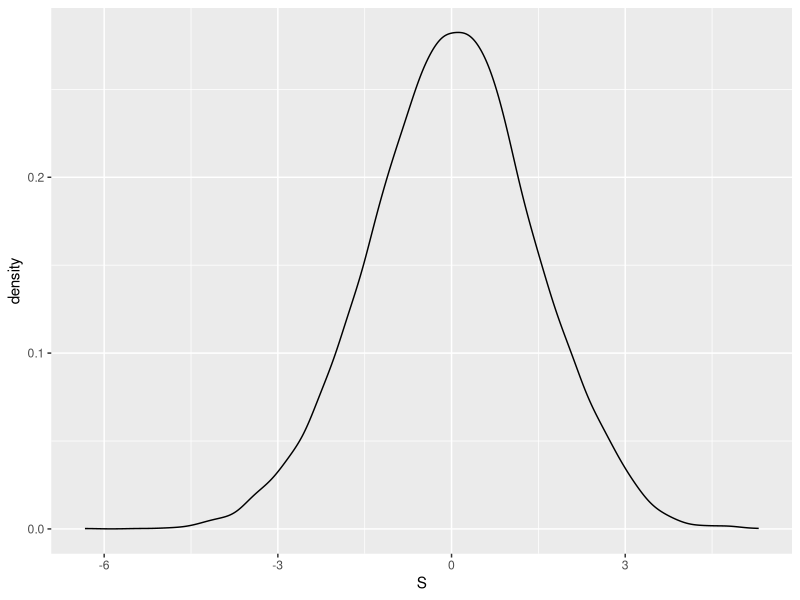
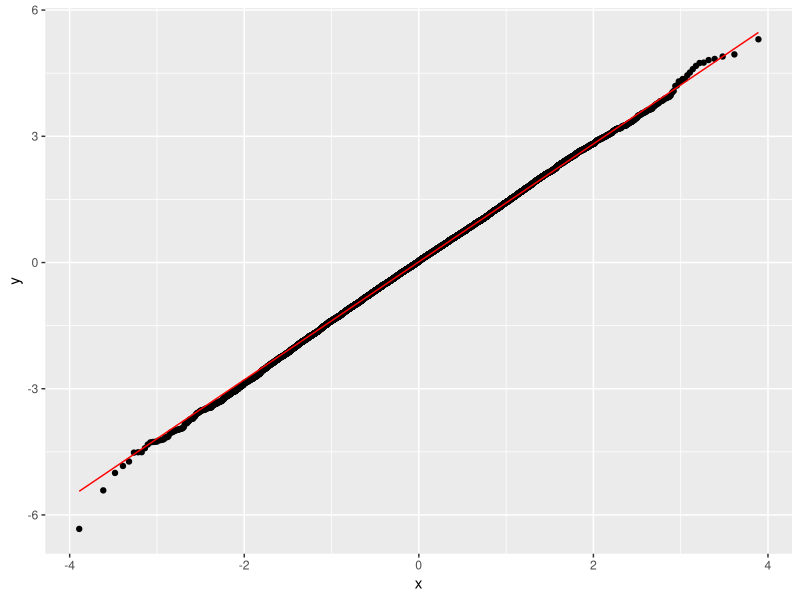
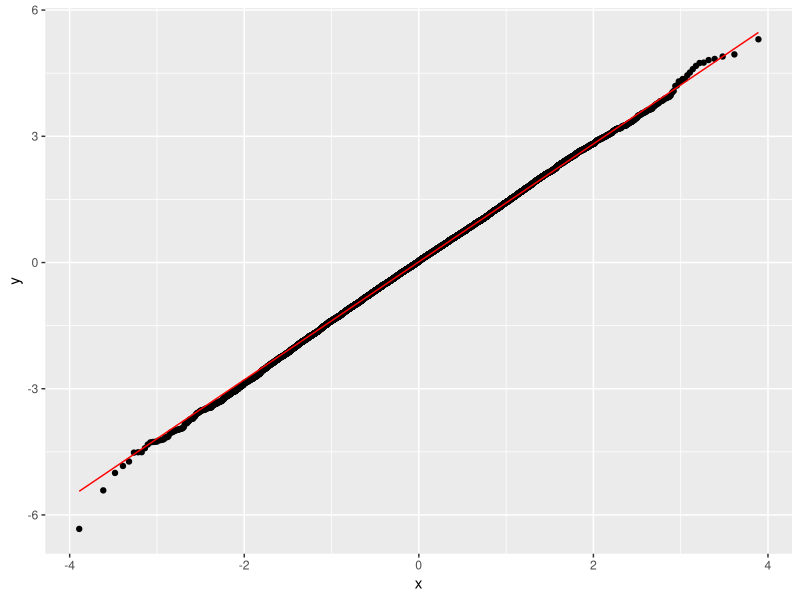
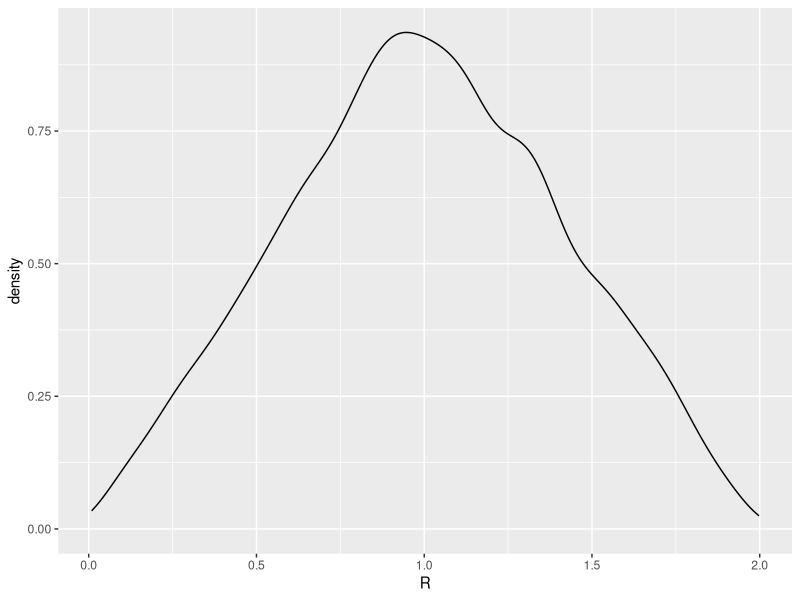
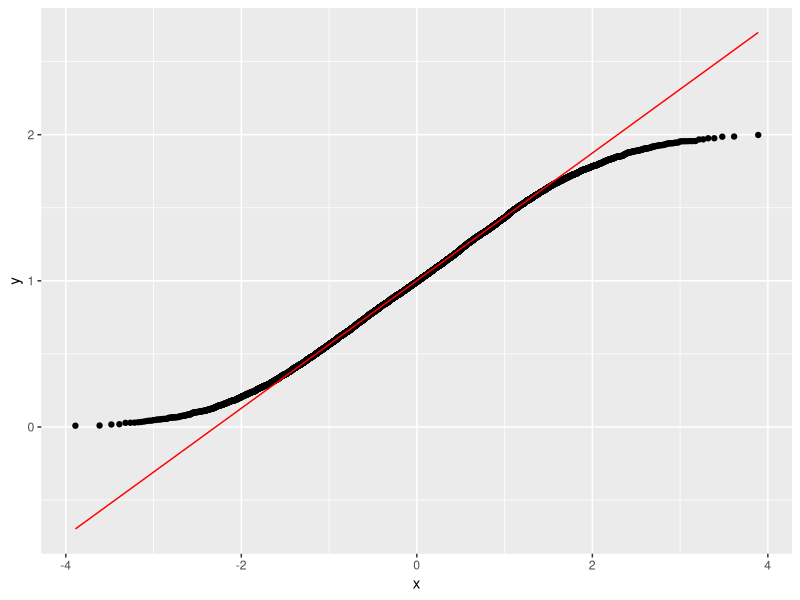
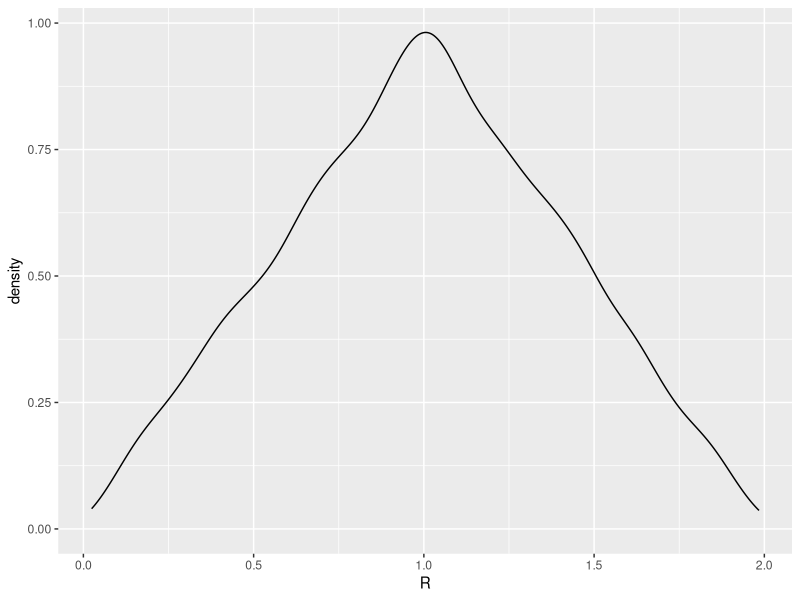
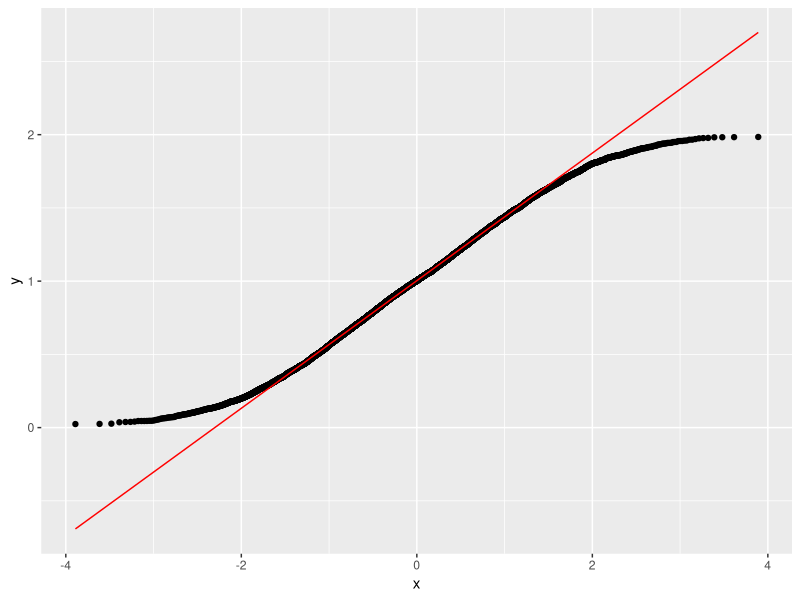
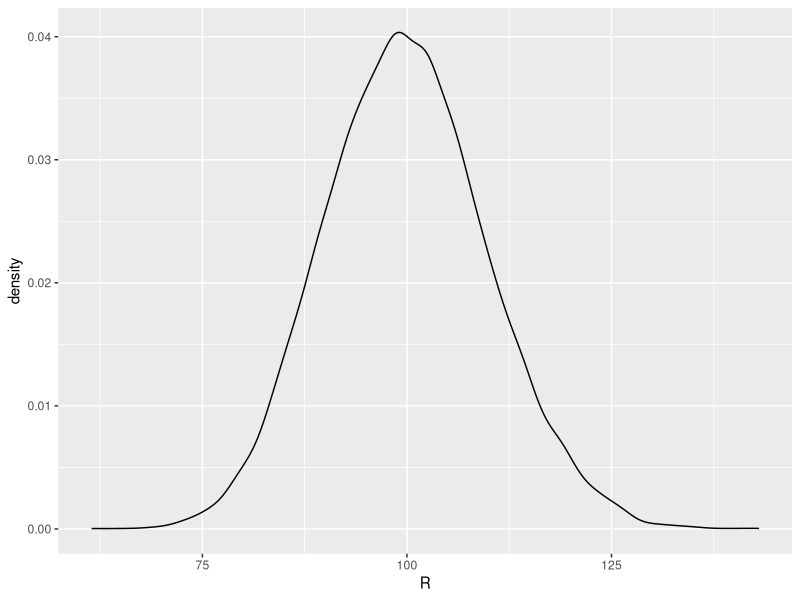

Write R code to recreate these figures, in order.
## ---- chunk 1
knitr::opts_chunk$set(echo = TRUE)
library(tidyverse)
## ---- chunk 2
X <- rnorm(10 ^ 4, 0, 1)

Y <- rnorm(10 ^ 4, 0, 1)

S <- X + Y

# S
library(dplyr)
sampdata <- tibble(S = S)

library(ggplot2)

ggplot(sampdata, aes(x = S)) +
  geom_density()


ggplot(sampdata, aes(sample = S)) + #quantile tquantile plot requires sample
  geom_qq() +
  geom_qq_line(color = "red")
## ---- chunk 3
sampdata %>%
   summarise(mean_s <- mean(S),
             se_s <- sd(S))
## ---- chunk 4
# n = sample size
# N = number of simulations or iterations
N <- 10^4

S <- numeric(N)

for (i in 1:N) {

X <- rnorm(1, 0, 1)

Y <- rnorm(1, 0, 1)

S[i] <- X + Y

}

ggplot(sampdata, aes(sample = S)) + #quantile tquantile plot requires sample
  geom_qq() +
  geom_qq_line(color = "red")


sampdata %>% summarise(means = mean(S),
             ses = sd(S))




## ---- chunk 5
N <- 10^4

R <- numeric(N)

for (i in 1:N) {

X <- runif(1, 0, 1)

Y <- runif(1, 0, 1)

R[i] <- X + Y

}

ggplot(sampdata, aes(x = R)) +
  geom_density()

ggplot(sampdata, aes(sample = R)) + #quantile tquantile plot requires sample
  geom_qq() +
  geom_qq_line(color = "red")


sampdata %>% summarise(meanR = mean(R),
             seR = sd(R))
## ---- chunk 6
n <- 2

N <- 10^4

R <- numeric(N)

for (i in 1:N) {

R[i] <- sum(runif(n, 0, 1))

}

ggplot(sampdata, aes(x = R)) +
  geom_density()

ggplot(sampdata, aes(sample = R)) + #quantile tquantile plot requires sample
  geom_qq() +
  geom_qq_line(color = "red")


sampdata %>% summarise(meanR = mean(R),
             seR = sd(R))
## ---- chunk 7
n <- 100

N <- 10^4

R <- numeric(N)

for (i in 1:N) {

R[i] <- sum(rexp(n, 1))

}


sampdata <- tibble(R = R)


ggplot(sampdata, aes(x = R)) +
  geom_density()


ggplot(sampdata, aes(sample = R)) + #quantile tquantile plot requires sample
  geom_qq() +
  geom_qq_line(color = "red")


sampdata %>% summarise(meanR = mean(R),
             seR = sd(R))

## ---- chunk 8
# X <- rnorm(1, 2, sqrt(4)) # we're taking 1 random sample, with mean of 2, and standard deviation of sqrt(4)
# 
# Y <- rnorm(1, 6, sqrt(9)) # took 1, mean 6, variance squared of 9
# 
# S = X + Y

# Now do it thousands of times, law of large numbers mean we'll get closer to theoretical

N <- 10^5
S <- numeric(N) # Creates a empty vector because R likes it?

for (i in 1:N) {
  # i indexes from the vectors from 1 to how ever big we want it to be
  X <- rnorm(1, 2, sqrt(4)) 

  Y <- rnorm(1, 6, sqrt(9)) 

S[i] = X + Y # so first S[i] places it in a vector in it's ith space up to nth space
} 

mean(S)
var(S)
tibble(S)



## ---- chunk 9

N <- 10^5 # numbers of simulation
S <- numeric(N) # Creates a empty vector because R likes it?   # storage for sim result

for (i in 1:N) {
  # i indexes from the vectors from 1 to how ever big we want it to be
  X <- rnorm(1, 2, sqrt(4))  # sample one value from X

  Y <- rnorm(1, 6, sqrt(9)) # sample one value from Y 

S[i] = X - Y # so first S[i] places it in a vector in it's ith space up to nth space
} 

library(tidyverse)

simdata <- tibble(S = S)

simdata %>%
  summarise(avg = mean(S),
            var = var(S))

ggplot(simdata, aes(x = S)) +
  geom_density()
## ---- chunk 10
N <- 10^4 # numbers if simulation

n <- 10 # storage for sim result
  
samp_mean <- numeric(N)

for (i in 1:N) {

samp <- rnorm(n, 2, sqrt(4))

samp_mean[i] <- mean(samp) # The [i] is an index and it stores to that index
}


library(tidyverse)

simdata <- tibble(samp_mean = samp_mean)

simdata %>%
  summarise(avg = mean(samp_mean),
            var = var(samp_mean))

ggplot(simdata, aes(x = samp_mean)) +
  geom_density()


